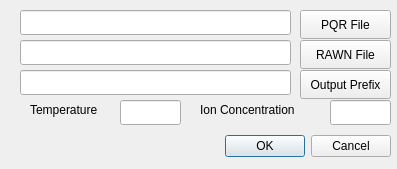
<ui version="4.0" >
 <class>PoissonBoltzmannDialogBase</class>
 <widget class="QDialog" name="PoissonBoltzmannDialogBase" >
  <property name="geometry" >
   <rect>
    <x>0</x>
    <y>0</y>
    <width>397</width>
    <height>169</height>
   </rect>
  </property>
  <property name="windowTitle" >
   <string>Dialog</string>
  </property>
  <widget class="QDialogButtonBox" name="buttonBox" >
   <property name="geometry" >
    <rect>
     <x>20</x>
     <y>130</y>
     <width>371</width>
     <height>32</height>
    </rect>
   </property>
   <property name="orientation" >
    <enum>Qt::Horizontal</enum>
   </property>
   <property name="standardButtons" >
    <set>QDialogButtonBox::Cancel|QDialogButtonBox::Ok</set>
   </property>
  </widget>
  <widget class="QLineEdit" name="pbPqrLineEdit" >
   <property name="geometry" >
    <rect>
     <x>20</x>
     <y>10</y>
     <width>271</width>
     <height>25</height>
    </rect>
   </property>
  </widget>
  <widget class="QLineEdit" name="pbRawnLineEdit" >
   <property name="geometry" >
    <rect>
     <x>20</x>
     <y>40</y>
     <width>271</width>
     <height>25</height>
    </rect>
   </property>
  </widget>
  <widget class="QLineEdit" name="pbOutputLineEdit" >
   <property name="geometry" >
    <rect>
     <x>20</x>
     <y>70</y>
     <width>271</width>
     <height>25</height>
    </rect>
   </property>
  </widget>
  <widget class="QLineEdit" name="pbTempLineEdit" >
   <property name="geometry" >
    <rect>
     <x>120</x>
     <y>100</y>
     <width>61</width>
     <height>25</height>
    </rect>
   </property>
  </widget>
  <widget class="QLineEdit" name="pbIonConcLineEdit" >
   <property name="geometry" >
    <rect>
     <x>330</x>
     <y>100</y>
     <width>61</width>
     <height>25</height>
    </rect>
   </property>
  </widget>
  <widget class="QPushButton" name="pbPqrButton" >
   <property name="geometry" >
    <rect>
     <x>300</x>
     <y>10</y>
     <width>91</width>
     <height>29</height>
    </rect>
   </property>
   <property name="text" >
    <string>PQR File</string>
   </property>
  </widget>
  <widget class="QPushButton" name="pbRawnButton" >
   <property name="geometry" >
    <rect>
     <x>300</x>
     <y>40</y>
     <width>91</width>
     <height>29</height>
    </rect>
   </property>
   <property name="text" >
    <string>RAWN File</string>
   </property>
  </widget>
  <widget class="QPushButton" name="pbOutputButton" >
   <property name="geometry" >
    <rect>
     <x>300</x>
     <y>70</y>
     <width>91</width>
     <height>29</height>
    </rect>
   </property>
   <property name="text" >
    <string>Output Prefix</string>
   </property>
  </widget>
  <widget class="QLabel" name="label" >
   <property name="geometry" >
    <rect>
     <x>30</x>
     <y>100</y>
     <width>81</width>
     <height>20</height>
    </rect>
   </property>
   <property name="text" >
    <string>Temperature</string>
   </property>
  </widget>
  <widget class="QLabel" name="label_2" >
   <property name="geometry" >
    <rect>
     <x>200</x>
     <y>100</y>
     <width>121</width>
     <height>20</height>
    </rect>
   </property>
   <property name="text" >
    <string>Ion Concentration</string>
   </property>
  </widget>
 </widget>
 <resources/>
 <connections>
  <connection>
   <sender>buttonBox</sender>
   <signal>accepted()</signal>
   <receiver>PoissonBoltzmannDialogBase</receiver>
   <slot>accept()</slot>
   <hints>
    <hint type="sourcelabel" >
     <x>248</x>
     <y>254</y>
    </hint>
    <hint type="destinationlabel" >
     <x>157</x>
     <y>274</y>
    </hint>
   </hints>
  </connection>
  <connection>
   <sender>buttonBox</sender>
   <signal>rejected()</signal>
   <receiver>PoissonBoltzmannDialogBase</receiver>
   <slot>reject()</slot>
   <hints>
    <hint type="sourcelabel" >
     <x>316</x>
     <y>260</y>
    </hint>
    <hint type="destinationlabel" >
     <x>286</x>
     <y>274</y>
    </hint>
   </hints>
  </connection>
  <connection>
   <sender>pbPqrButton</sender>
   <signal>clicked()</signal>
   <receiver>PoissonBoltzmannDialogBase</receiver>
   <slot>pbPqrFileNameSlot()</slot>
   <hints>
    <hint type="sourcelabel" >
     <x>348</x>
     <y>34</y>
    </hint>
    <hint type="destinationlabel" >
     <x>204</x>
     <y>112</y>
    </hint>
   </hints>
  </connection>
  <connection>
   <sender>pbRawnButton</sender>
   <signal>clicked()</signal>
   <receiver>PoissonBoltzmannDialogBase</receiver>
   <slot>pbRawnFileNameSlot()</slot>
   <hints>
    <hint type="sourcelabel" >
     <x>348</x>
     <y>74</y>
    </hint>
    <hint type="destinationlabel" >
     <x>204</x>
     <y>112</y>
    </hint>
   </hints>
  </connection>
  <connection>
   <sender>pbOutputButton</sender>
   <signal>clicked()</signal>
   <receiver>PoissonBoltzmannDialogBase</receiver>
   <slot>pbOutputPrefixSlot()</slot>
   <hints>
    <hint type="sourcelabel" >
     <x>348</x>
     <y>114</y>
    </hint>
    <hint type="destinationlabel" >
     <x>204</x>
     <y>112</y>
    </hint>
   </hints>
  </connection>
 </connections>
 <slots>
  <slot>pbPqrFileNameSlot()</slot>
  <slot>pbRawnFileNameSlot()</slot>
  <slot>pbOutputPrefixSlot()</slot>
 </slots>
</ui>
